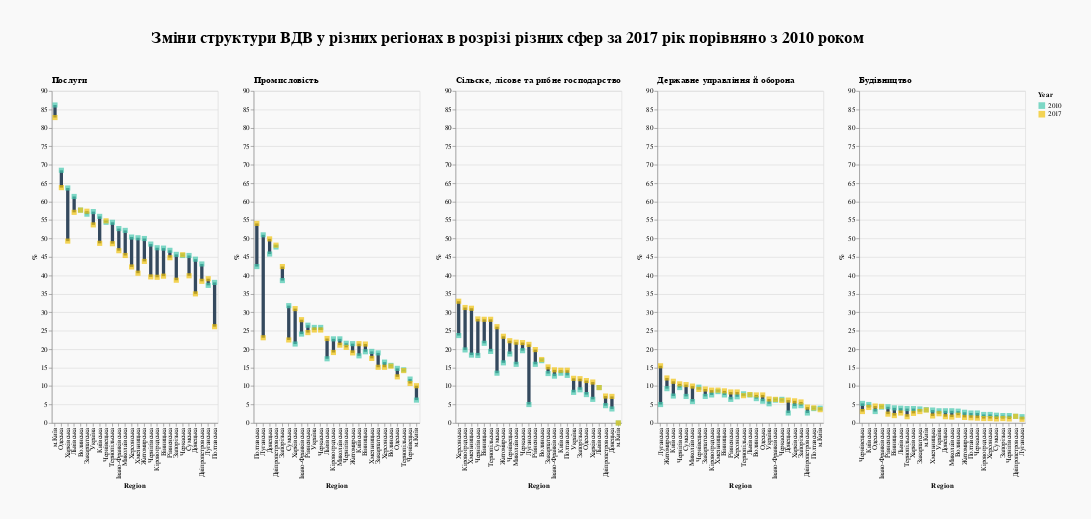

Notebook cell for this chart:
### Code cell
column_width = 250
column_height = 500

alt.hconcat(finished[3].properties(width = column_width, height = column_height),
            finished[1].properties(width = column_width, height = column_height),
            finished[0].properties(width = column_width, height = column_height),
            finished[4].properties(width = column_width, height = column_height),
            finished[2].properties(width = column_width, height = column_height)
           ).add_selection(select_region).properties(background = '#F9F9F9', padding = 45, title = alt.TitleParams(
    text = 'Зміни структури ВДВ у різних регіонах в розрізі різних сфер за 2017 рік порівняно з 2010 роком',
    fontSize=24, dx=150, dy=-40)
  ).configure_title(
    anchor = 'start',
    frame = 'group',
    fontSize = 14,
    subtitleFontSize = 16
)

### Figure 1 — Vega-Lite specification as saved in the notebook (floating-point values rounded to 4 significant figures)
{"config": {"view": {"continuousWidth": 400, "continuousHeight": 300}, "title": {"anchor": "start", "fontSize": 14, "frame": "group", "subtitleFontSize": 16}}, "hconcat": [{"layer": [{"mark": "line", "encoding": {"color": {"condition": {"value": "#34495E", "selection": "selector029"}, "value": "#D5D8DC"}, "strokeWidth": {"value": 5}, "tooltip": [{"type": "nominal", "field": "Region"}, {"type": "quantitative", "aggregate": "max", "field": "Services"}, {"type": "quantitative", "aggregate": "min", "field": "Services"}], "x": {"type": "nominal", "field": "Region", "sort": {"field": "Services", "op": "max", "order": "descending"}}, "y": {"type": "quantitative", "aggregate": "max", "field": "Services", "scale": {"domain": [0, 86.2], "zero": false}, "title": "%"}, "y2": {"aggregate": "min", "field": "Services"}}, "selection": {"selector029": {"type": "single", "on": "mouseover", "empty": "all", "fields": ["Region"]}}}, {"mark": {"type": "square", "size": 60}, "encoding": {"color": {"type": "nominal", "field": "Year", "scale": {"range": ["#48C9B0", "#F1C40F"]}}, "x": {"type": "nominal", "field": "Region", "sort": {"field": "Services", "op": "max", "order": "descending"}}, "y": {"type": "quantitative", "field": "Services"}}, "transform": [{"filter": {"selection": "selector029"}}]}], "height": 500, "title": {"text": "Послуги"}, "width": 250}, {"layer": [{"mark": "line", "encoding": {"color": {"condition": {"value": "#34495E", "selection": "selector029"}, "value": "#D5D8DC"}, "strokeWidth": {"value": 5}, "tooltip": [{"type": "nominal", "field": "Region"}, {"type": "quantitative", "aggregate": "max", "field": "Industry"}, {"type": "quantitative", "aggregate": "min", "field": "Industry"}], "x": {"type": "nominal", "field": "Region", "sort": {"field": "Industry", "op": "max", "order": "descending"}}, "y": {"type": "quantitative", "aggregate": "max", "field": "Industry", "scale": {"domain": [0, 86.2], "zero": false}, "title": "%"}, "y2": {"aggregate": "min", "field": "Industry"}}, "selection": {"selector029": {"type": "single", "on": "mouseover", "empty": "all", "fields": ["Region"]}}}, {"mark": {"type": "square", "size": 60}, "encoding": {"color": {"type": "nominal", "field": "Year", "scale": {"range": ["#48C9B0", "#F1C40F"]}}, "x": {"type": "nominal", "field": "Region", "sort": {"field": "Industry", "op": "max", "order": "descending"}}, "y": {"type": "quantitative", "field": "Industry"}}, "transform": [{"filter": {"selection": "selector029"}}]}], "height": 500, "title": {"text": "Промисловість"}, "width": 250}, {"layer": [{"mark": "line", "encoding": {"color": {"condition": {"value": "#34495E", "selection": "selector029"}, "value": "#D5D8DC"}, "strokeWidth": {"value": 5}, "tooltip": [{"type": "nominal", "field": "Region"}, {"type": "quantitative", "aggregate": "max", "field": "Agriculture"}, {"type": "quantitative", "aggregate": "min", "field": "Agriculture"}], "x": {"type": "nominal", "field": "Region", "sort": {"field": "Agriculture", "op": "max", "order": "descending"}}, "y": {"type": "quantitative", "aggregate": "max", "field": "Agriculture", "scale": {"domain": [0, 86.2], "zero": false}, "title": "%"}, "y2": {"aggregate": "min", "field": "Agriculture"}}, "selection": {"selector029": {"type": "single", "on": "mouseover", "empty": "all", "fields": ["Region"]}}}, {"mark": {"type": "square", "size": 60}, "encoding": {"color": {"type": "nominal", "field": "Year", "scale": {"range": ["#48C9B0", "#F1C40F"]}}, "x": {"type": "nominal", "field": "Region", "sort": {"field": "Agriculture", "op": "max", "order": "descending"}}, "y": {"type": "quantitative", "field": "Agriculture"}}, "transform": [{"filter": {"selection": "selector029"}}]}], "height": 500, "title": {"text": "Сільске, лісове та рибне господарство"}, "width": 250}, {"layer": [{"mark": "line", "encoding": {"color": {"condition": {"value": "#34495E", "selection": "selector029"}, "value": "#D5D8DC"}, "strokeWidth": {"value": 5}, "tooltip": [{"type": "nominal", "field": "Region"}, {"type": "quantitative", "aggregate": "max", "field": "Governance"}, {"type": "quantitative", "aggregate": "min", "field": "Governance"}], "x": {"type": "nominal", "field": "Region", "sort": {"field": "Governance", "op": "max", "order": "descending"}}, "y": {"type": "quantitative", "aggregate": "max", "field": "Governance", "scale": {"domain": [0, 86.2], "zero": false}, "title": "%"}, "y2": {"aggregate": "min", "field": "Governance"}}, "selection": {"selector029": {"type": "single", "on": "mouseover", "empty": "all", "fields": ["Region"]}}}, {"mark": {"type": "square", "size": 60}, "encoding": {"color": {"type": "nominal", "field": "Year", "scale": {"range": ["#48C9B0", "#F1C40F"]}}, "x": {"type": "nominal", "field": "Region", "sort": {"field": "Governance", "op": "max", "order": "descending"}}, "y": {"type": "quantitative", "field": "Governance"}}, "transform": [{"filter": {"selection": "selector029"}}]}], "height": 500, "title": {"text": "Державне управління й оборона"}, "width": 250}, {"layer": [{"mark": "line", "encoding": {"color": {"condition": {"value": "#34495E", "selection": "selector029"}, "value": "#D5D8DC"}, "strokeWidth": {"value": 5}, "tooltip": [{"type": "nominal", "field": "Region"}, {"type": "quantitative", "aggregate": "max", "field": "Construction"}, {"type": "quantitative", "aggregate": "min", "field": "Construction"}], "x": {"type": "nominal", "field": "Region", "sort": {"field": "Construction", "op": "max", "order": "descending"}}, "y": {"type": "quantitative", "aggregate": "max", "field": "Construction", "scale": {"domain": [0, 86.2], "zero": false}, "title": "%"}, "y2": {"aggregate": "min", "field": "Construction"}}, "selection": {"selector029": {"type": "single", "on": "mouseover", "empty": "all", "fields": ["Region"]}}}, {"mark": {"type": "square", "size": 60}, "encoding": {"color": {"type": "nominal", "field": "Year", "scale": {"range": ["#48C9B0", "#F1C40F"]}}, "x": {"type": "nominal", "field": "Region", "sort": {"field": "Construction", "op": "max", "order": "descending"}}, "y": {"type": "quantitative", "field": "Construction"}}, "transform": [{"filter": {"selection": "selector029"}}]}], "height": 500, "title": {"text": "Будівництво"}, "width": 250}], "background": "#F9F9F9", "data": {"name": "data-e908eb579150d1c4bb46691b06a93750"}, "padding": 45, "title": {"text": "Зміни структури ВДВ у різних регіонах в розрізі різних сфер за 2017 рік порівняно з 2010 роком", "dx": 150, "dy": -40, "fontSize": 24}, "$schema": "https://vega.github.io/schema/vega-lite/v4.8.1.json", "datasets": {"data-e908eb579150d1c4bb46691b06a93750": [{"Agriculture": 8.3, "Industry": 25.9, "Construction": 3.3, "Services": 57.3, "Governance": 5.2, "Year": 2010, "Region": "Україна"}, {"Agriculture": 12.1, "Industry": 25.2, "Construction": 2.5, "Services": 53.7, "Governance": 6.5, "Year": 2017, "Region": "Україна"}, {"Agriculture": 21.6, "Industry": 19.3, "Construction": 4.1, "Services": 47.4, "Governance": 7.6, "Year": 2010, "Region": "Вінницька"}, {"Agriculture": 28.1, "Industry": 21.4, "Construction": 2.0, "Services": 39.8, "Governance": 8.7, "Year": 2017, "Region": "Вінницька"}, {"Agriculture": 16.9, "Industry": 15.6, "Construction": 3.2, "Services": 57.7, "Governance": 6.6, "Year": 2010, "Region": "Волинська"}, {"Agriculture": 17.2, "Industry": 15.4, "Construction": 2.1, "Services": 57.7, "Governance": 7.6, "Year": 2017, "Region": "Волинська"}, {"Agriculture": 4.7, "Industry": 47.7, "Construction": 1.8, "Services": 43.1, "Governance": 2.7, "Year": 2010, "Region": "Дніпропетровська"}, {"Agriculture": 7.3, "Industry": 48.2, "Construction": 1.8, "Services": 38.4, "Governance": 4.3, "Year": 2017, "Region": "Дніпропетровська"}, {"Agriculture": 3.8, "Industry": 45.8, "Construction": 3.3, "Services": 44.4, "Governance": 2.7, "Year": 2010, "Region": "Донецька"}, {"Agriculture": 7.2, "Industry": 49.9, "Construction": 1.7, "Services": 35.0, "Governance": 6.2, "Year": 2017, "Region": "Донецька"}, {"Agriculture": 16.3, "Industry": 21.5, "Construction": 2.9, "Services": 50.0, "Governance": 9.3, "Year": 2010, "Region": "Житомирська"}, {"Agriculture": 23.5, "Industry": 19.0, "Construction": 1.5, "Services": 43.8, "Governance": 12.2, "Year": 2017, "Region": "Житомирська"}, {"Agriculture": 13.4, "Industry": 19.0, "Construction": 3.8, "Services": 56.6, "Governance": 7.2, "Year": 2010, "Region": "Закарпатська"}, {"Agriculture": 15.2, "Industry": 15.1, "Construction": 3.1, "Services": 57.4, "Governance": 9.2, "Year": 2017, "Region": "Закарпатська"}, {"Agriculture": 9.0, "Industry": 38.6, "Construction": 2.0, "Services": 45.7, "Governance": 4.7, "Year": 2010, "Region": "Запорізька"}, {"Agriculture": 12.0, "Industry": 42.4, "Construction": 1.2, "Services": 38.7, "Governance": 5.7, "Year": 2017, "Region": "Запорізька"}, {"Agriculture": 12.7, "Industry": 24.1, "Construction": 4.3, "Services": 52.7, "Governance": 6.2, "Year": 2010, "Region": "Івано-Франківська"}, {"Agriculture": 14.4, "Industry": 28.0, "Construction": 4.5, "Services": 46.7, "Governance": 6.4, "Year": 2017, "Region": "Івано-Франківська"}, {"Agriculture": 13.5, "Industry": 18.2, "Construction": 5.0, "Services": 56.0, "Governance": 7.3, "Year": 2010, "Region": "Київська"}, {"Agriculture": 14.3, "Industry": 21.5, "Construction": 4.2, "Services": 48.7, "Governance": 11.3, "Year": 2017, "Region": "Київська"}, {"Agriculture": 19.8, "Industry": 22.8, "Construction": 2.3, "Services": 47.5, "Governance": 7.6, "Year": 2010, "Region": "Кіровоградська"}, {"Agriculture": 31.3, "Industry": 19.1, "Construction": 1.2, "Services": 39.5, "Governance": 8.9, "Year": 2017, "Region": "Кіровоградська"}, {"Agriculture": 5.0, "Industry": 51.0, "Construction": 1.7, "Services": 37.3, "Governance": 5.0, "Year": 2010, "Region": "Луганська"}, {"Agriculture": 21.3, "Industry": 23.1, "Construction": 1.0, "Services": 39.1, "Governance": 15.5, "Year": 2017, "Region": "Луганська"}, {"Agriculture": 9.6, "Industry": 17.4, "Construction": 4.0, "Services": 61.4, "Governance": 7.6, "Year": 2010, "Region": "Львівська"}, {"Agriculture": 9.6, "Industry": 22.9, "Construction": 2.7, "Services": 57.1, "Governance": 7.7, "Year": 2017, "Region": "Львівська"}, {"Agriculture": 15.9, "Industry": 22.8, "Construction": 3.3, "Services": 52.2, "Governance": 5.8, "Year": 2010, "Region": "Миколаївська"}, {"Agriculture": 21.9, "Industry": 21.1, "Construction": 1.6, "Services": 45.4, "Governance": 10.0, "Year": 2017, "Region": "Миколаївська"}, {"Agriculture": 7.7, "Industry": 14.8, "Construction": 3.1, "Services": 68.5, "Governance": 5.9, "Year": 2010, "Region": "Одеська"}, {"Agriculture": 11.5, "Industry": 12.5, "Construction": 4.6, "Services": 63.8, "Governance": 7.6, "Year": 2017, "Region": "Одеська"}, {"Agriculture": 12.9, "Industry": 42.4, "Construction": 2.7, "Services": 38.1, "Governance": 3.9, "Year": 2010, "Region": "Полтавська"}, {"Agriculture": 14.3, "Industry": 54.1, "Construction": 1.4, "Services": 26.1, "Governance": 4.1, "Year": 2017, "Region": "Полтавська"}, {"Agriculture": 15.9, "Industry": 26.5, "Construction": 4.4, "Services": 46.8, "Governance": 6.4, "Year": 2010, "Region": "Рівненська"}, {"Agriculture": 19.9, "Industry": 24.5, "Construction": 2.4, "Services": 44.8, "Governance": 8.4, "Year": 2017, "Region": "Рівненська"}, {"Agriculture": 13.5, "Industry": 31.8, "Construction": 2.1, "Services": 45.4, "Governance": 7.2, "Year": 2010, "Region": "Сумська"}, {"Agriculture": 26.1, "Industry": 22.5, "Construction": 1.1, "Services": 39.9, "Governance": 10.4, "Year": 2017, "Region": "Сумська"}, {"Agriculture": 19.4, "Industry": 14.4, "Construction": 3.9, "Services": 54.4, "Governance": 7.9, "Year": 2010, "Region": "Тернопільська"}, {"Agriculture": 28.1, "Industry": 14.2, "Construction": 1.7, "Services": 48.6, "Governance": 7.4, "Year": 2017, "Region": "Тернопільська"}, {"Agriculture": 6.4, "Industry": 21.4, "Construction": 3.9, "Services": 63.7, "Governance": 4.6, "Year": 2010, "Region": "Харківська"}, {"Agriculture": 11.1, "Industry": 31.0, "Construction": 2.6, "Services": 49.3, "Governance": 6.0, "Year": 2017, "Region": "Харківська"}, {"Agriculture": 23.7, "Industry": 16.5, "Construction": 2.3, "Services": 50.4, "Governance": 7.1, "Year": 2010, "Region": "Херсонська"}, {"Agriculture": 33.0, "Industry": 15.1, "Construction": 1.2, "Services": 42.3, "Governance": 8.4, "Year": 2017, "Region": "Херсонська"}, {"Agriculture": 18.4, "Industry": 19.4, "Construction": 3.5, "Services": 50.2, "Governance": 8.5, "Year": 2010, "Region": "Хмельницька"}, {"Agriculture": 31.1, "Industry": 17.5, "Construction": 1.9, "Services": 40.6, "Governance": 8.9, "Year": 2017, "Region": "Хмельницька"}, {"Agriculture": 19.6, "Industry": 25.9, "Construction": 2.7, "Services": 45.4, "Governance": 6.4, "Year": 2010, "Region": "Черкаська"}, {"Agriculture": 21.8, "Industry": 25.2, "Construction": 1.3, "Services": 45.6, "Governance": 6.1, "Year": 2017, "Region": "Черкаська"}, {"Agriculture": 18.7, "Industry": 11.9, "Construction": 5.3, "Services": 54.4, "Governance": 9.7, "Year": 2010, "Region": "Чернівецька"}, {"Agriculture": 22.3, "Industry": 10.7, "Construction": 3.1, "Services": 54.8, "Governance": 9.1, "Year": 2017, "Region": "Чернівецька"}, {"Agriculture": 18.3, "Industry": 21.6, "Construction": 2.0, "Services": 48.5, "Governance": 9.6, "Year": 2010, "Region": "Чернігівська"}, {"Agriculture": 28.2, "Industry": 20.5, "Construction": 1.1, "Services": 39.6, "Governance": 10.6, "Year": 2017, "Region": "Чернігівська"}, {"Agriculture": 0.0, "Industry": 6.2, "Construction": 3.6, "Services": 86.2, "Governance": 4.0, "Year": 2010, "Region": "м.Київ"}, {"Agriculture": 0.0, "Industry": 10.1, "Construction": 3.5, "Services": 82.8, "Governance": 3.6, "Year": 2017, "Region": "м.Київ"}]}}
